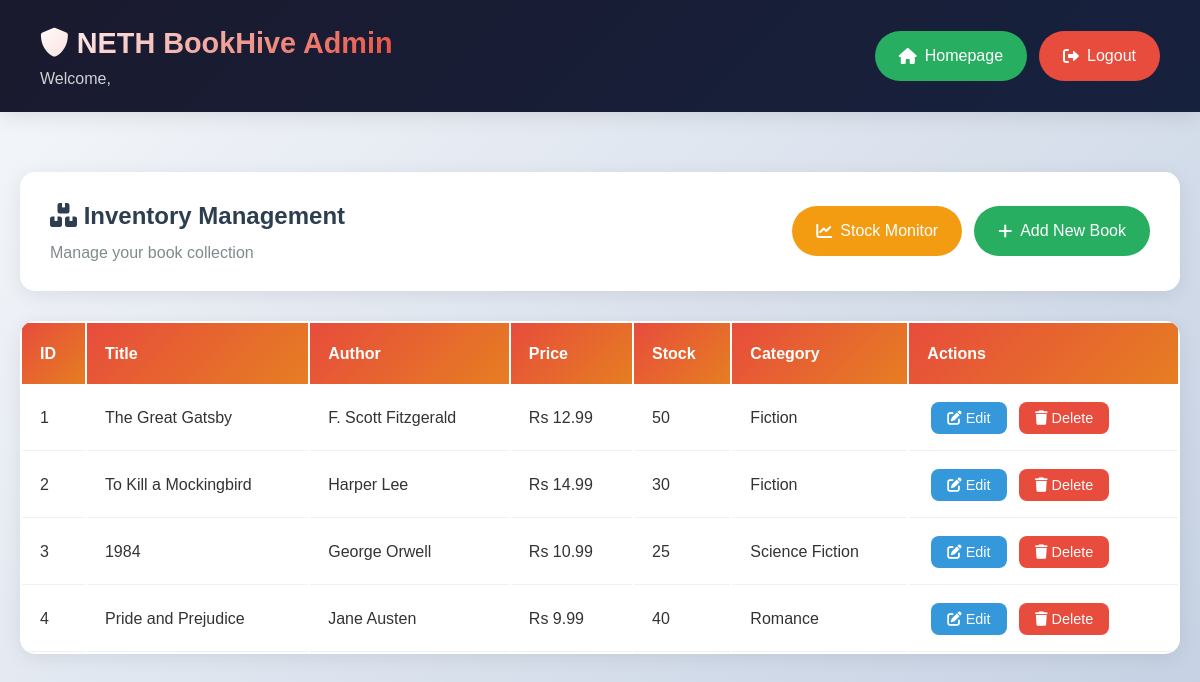
The app's page /admin_dashboard.php (signed in), older data.
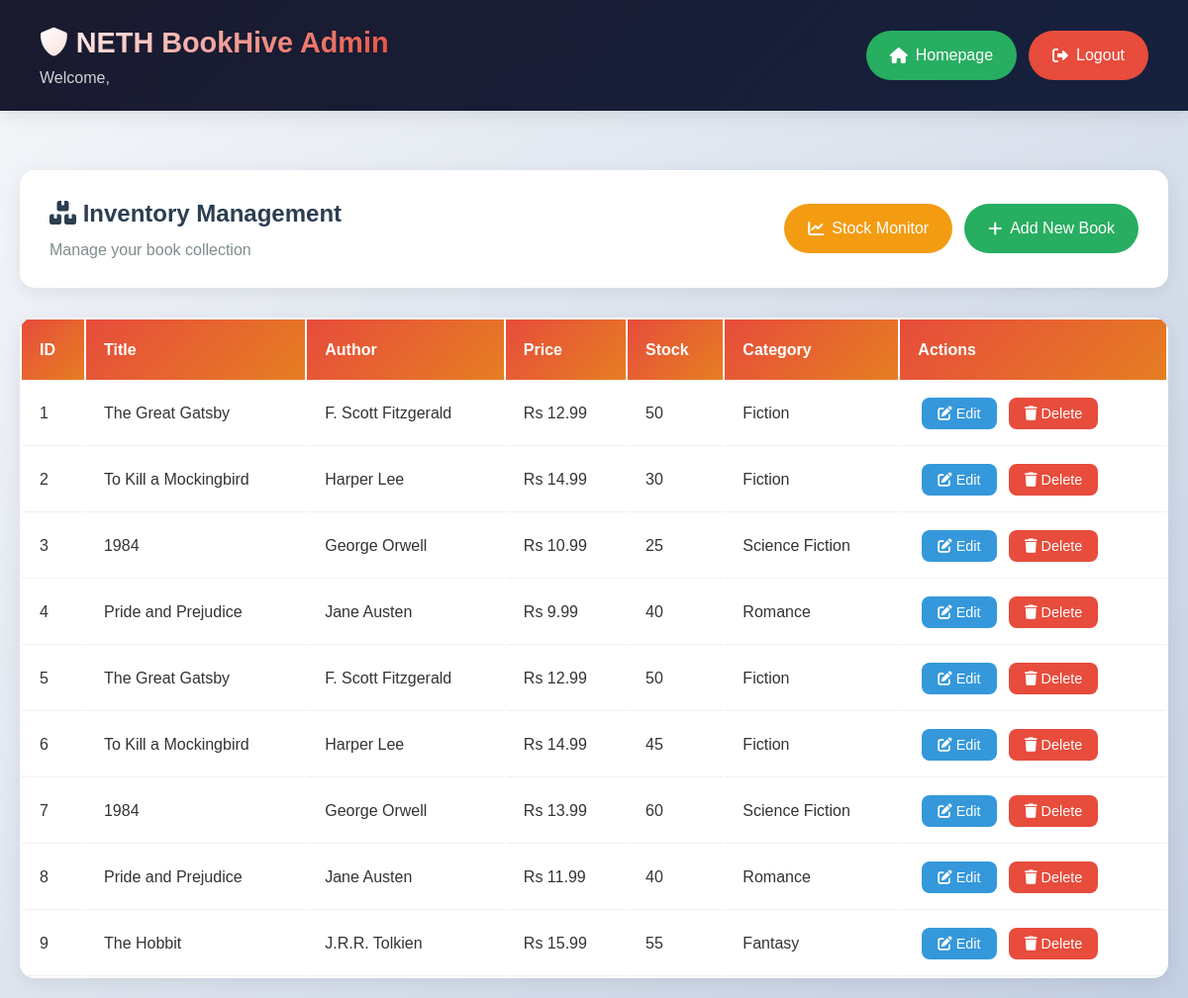
The same page, newer data.
### tables this page shows
CREATE TABLE books (
    id INT AUTO_INCREMENT PRIMARY KEY,
    title VARCHAR(255) NOT NULL,
    author VARCHAR(255) NOT NULL,
    description TEXT,
    price DECIMAL(10,2) NOT NULL,
    image_url VARCHAR(500),
    category VARCHAR(100),
    stock_quantity INT DEFAULT 0,
    created_at TIMESTAMP DEFAULT CURRENT_TIMESTAMP
);

### backend/models/Book.php (called while the page is built, shortened)
<?php
class Book {
    private $conn;
    private $table_name = "books";
    public function __construct($db) {
        $this->conn = $db;
    }
    public function read() {
        $query = "SELECT * FROM " . $this->table_name . " ORDER BY created_at DESC";
        $stmt = $this->conn->prepare($query);
        $stmt->execute();
        return $stmt;
    }
}
?>

### admin_dashboard.php (the view, shortened to what this page needs)
<?php
include_once 'backend/models/Book.php';
$database = new Database();
$db = $database->getConnection();
$book = new Book($db);
$stmt = $book->read();
$books = [];
while ($row = $stmt->fetch(PDO::FETCH_ASSOC)) {
    $books[] = $row;
}
?>
<!DOCTYPE html>
<html lang="en">
<head>
    <link rel="stylesheet" href="frontend/css/style.css">
    <link rel="stylesheet" href="frontend/css/premium-design.css">
    <link href="https://cdnjs.cloudflare.com/ajax/libs/font-awesome/6.0.0/css/all.min.css" rel="stylesheet">
</head>
<body>
    <div class="admin-topbar">
        <div>
            <h1><i class="fas fa-shield-alt"></i> NETH BookHive Admin</h1>
            <p class="admin-user">Welcome, <?php echo htmlspecialchars($_SESSION['admin_username']); ?></p>
        </div>
        <div class="admin-actions">
            <a href="frontend/index.html" class="btn" style="background: #27ae60; color: #fff;">
                <i class="fas fa-home"></i> Homepage
            </a>
            <a href="admin_logout.php" class="btn" style="background: #e74c3c; color: #fff;">
                <i class="fas fa-sign-out-alt"></i> Logout
            </a>
        </div>
    </div>
    <div class="admin-container">
        <div class="admin-header">
            <div>
                <h2 style="margin: 0; color: #2c3e50;"><i class="fas fa-boxes"></i> Inventory Management</h2>
                <p style="margin: 5px 0 0 0; color: #7f8c8d;">Manage your book collection</p>
            </div>
            <div style="display: flex; gap: 12px; flex-wrap: wrap;">
                <a href="admin_stock_monitor.php" class="btn" style="background: #f39c12; color: #fff;">
                    <i class="fas fa-chart-line"></i> Stock Monitor
                </a>
                <button class="btn" style="background: #27ae60; color: #fff;" onclick="openAddBookModal()">
                    <i class="fas fa-plus"></i> Add New Book
                </button>
            </div>
        </div>
        <table class="admin-table">
            <thead>
                <tr>
                    <th>ID</th>
                    <th>Title</th>
                    <th>Author</th>
                    <th>Price</th>
                    <th>Stock</th>
                    <th>Category</th>
                    <th>Actions</th>
                </tr>
            </thead>
            <tbody>
                <?php foreach ($books as $b): ?>
                <tr class="<?php echo ($b['stock_quantity'] < 5) ? 'low-stock' : ''; ?>">
                    <td><?php echo $b['id']; ?></td>
                    <td><?php echo htmlspecialchars($b['title']); ?></td>
                    <td><?php echo htmlspecialchars($b['author']); ?></td>
                    <td>Rs <?php echo htmlspecialchars($b['price']); ?></td>
                    <td>
                        <?php echo $b['stock_quantity']; ?>
                    </td>
                    <td><?php echo htmlspecialchars($b['category']); ?></td>
                    <td>
                        <button class="action-btn btn-edit" onclick="editBook(<?php echo $b['id']; ?>)"><i class="fas fa-edit"></i> Edit</button>
                        <button class="action-btn btn-delete" onclick="deleteBook(<?php echo $b['id']; ?>)"><i class="fas fa-trash"></i> Delete</button>
                    </td>
                </tr>
                <?php endforeach; ?>
            </tbody>
        </table>
    </div>
</body>
</html>

### frontend/css/style.css (style rules this page uses)
:root { --primary: #667eea; --primary-dark: #764ba2; --accent: #3498db; --success: #27ae60; --danger: #e74c3c; --warning: #ffb347; --background: #f8f9fa; --card-bg: #fff; --footer-bg: #22313f; }
* { margin: 0; padding: 0; box-sizing: border-box; }
body { font-family: 'Arial', sans-serif; line-height: 1.6; color: #333; background-color: var(--background); }
.btn { display: inline-block; padding: 12px 30px; border: none; border-radius: 5px; text-decoration: none; font-weight: 600; text-align: center; cursor: pointer; transition: all 0.3s ease; font-size: 1rem; }

### admin_dashboard.php (style rules this page uses)
body { background: linear-gradient(135deg, #f5f7fa 0%, #c3cfe2 100%); min-height: 100vh; }
.admin-container { max-width: 1400px; margin: 0 auto; padding: 20px; }
.admin-topbar { background: linear-gradient(135deg, #1a1a2e 0%, #16213e 100%); padding: 20px 40px; display: flex; justify-content: space-between; align-items: center; box-shadow: 0 4px 20px rgba(0,0,0,0.1); margin-bottom: 40px; }
.admin-topbar h1 { color: white; font-size: 1.8rem; margin: 0; background: linear-gradient(135deg, #ffffff, #e74c3c); -webkit-background-clip: text; -webkit-text-fill-color: transparent; background-clip: text; }
.admin-topbar .admin-user { color: rgba(255,255,255,0.8); font-size: 1rem; }
.admin-actions { display: flex; gap: 12px; flex-wrap: wrap; }
.admin-header { display: flex; justify-content: space-between; align-items: center; margin-bottom: 30px; background: white; padding: 25px 30px; border-radius: 15px; box-shadow: 0 4px 20px rgba(0,0,0,0.08); }
.admin-table { width: 100%; background: #fff; border-radius: 15px; overflow: hidden; box-shadow: 0 4px 20px rgba(0,0,0,0.08); }
.admin-table th { background: linear-gradient(135deg, #e74c3c, #e67e22); color: #fff; padding: 18px; text-align: left; font-weight: 600; }
.admin-table td { padding: 16px 18px; border-bottom: 1px solid #f0f0f0; }
.action-btn { padding: 8px 16px; margin: 0 4px; border-radius: 8px; border: none; cursor: pointer; font-size: 0.9em; font-weight: 500; transition: all 0.3s ease; }
.btn-edit { background: #3498db; color: #fff; }
.btn-delete { background: #e74c3c; color: #fff; }
.btn { padding: 12px 24px; border-radius: 25px; text-decoration: none; display: inline-flex; align-items: center; gap: 8px; font-weight: 500; transition: all 0.3s ease; }

Row changes from the older to the newer data that the page shows:
added books: id "5", title "The Great Gatsby", author "F. Scott Fitzgerald", price "12.99", stock_quantity "50", category "Fiction"
added books: id "6", title "To Kill a Mockingbird", author "Harper Lee", price "14.99", stock_quantity "45", category "Fiction"
added books: id "7", title "1984", author "George Orwell", price "13.99", stock_quantity "60", category "Science Fiction"
added books: id "8", title "Pride and Prejudice", author "Jane Austen", price "11.99", stock_quantity "40", category "Romance"
added books: id "9", title "The Hobbit", author "J.R.R. Tolkien", price "15.99", stock_quantity "55", category "Fantasy"
